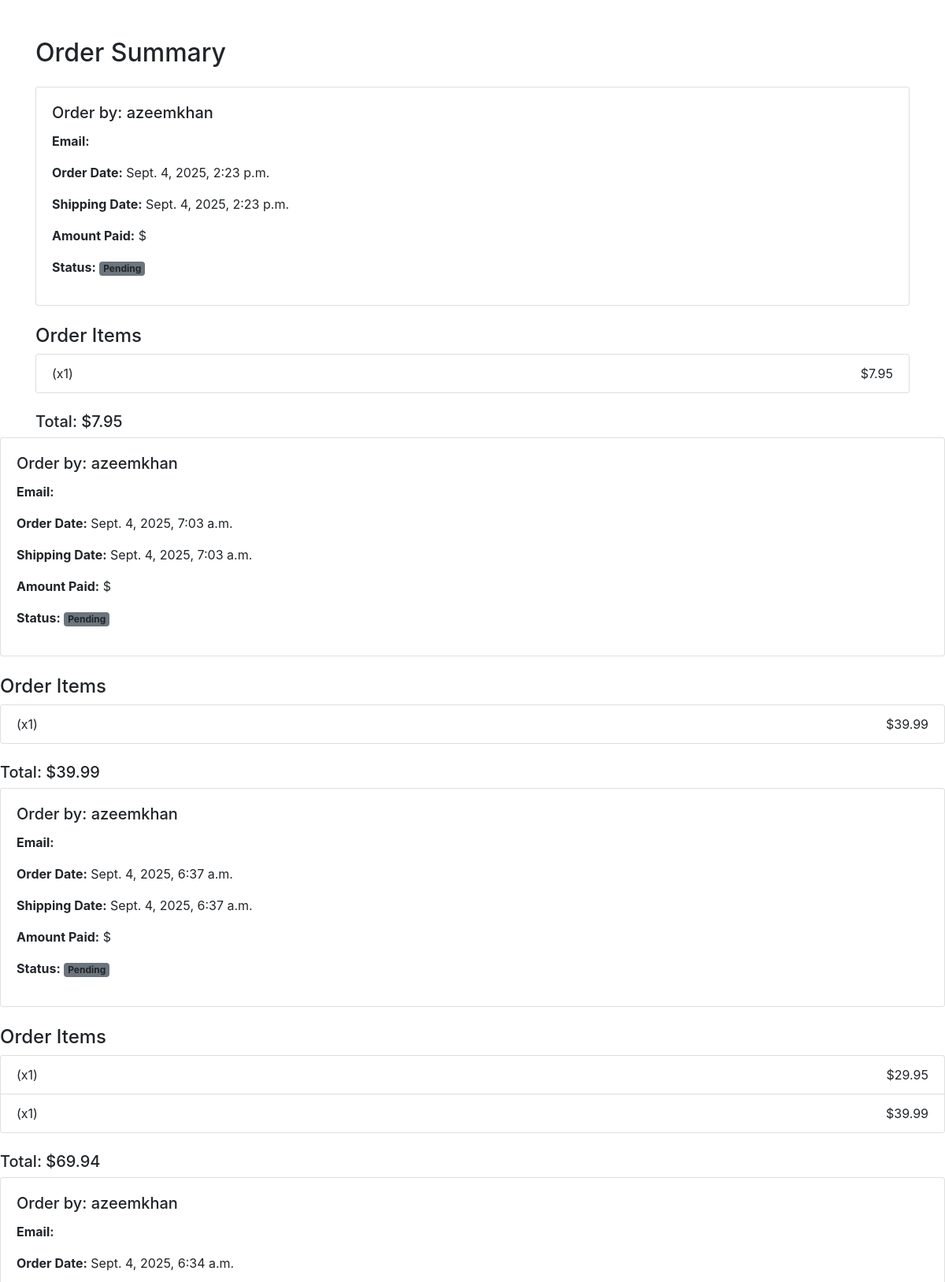
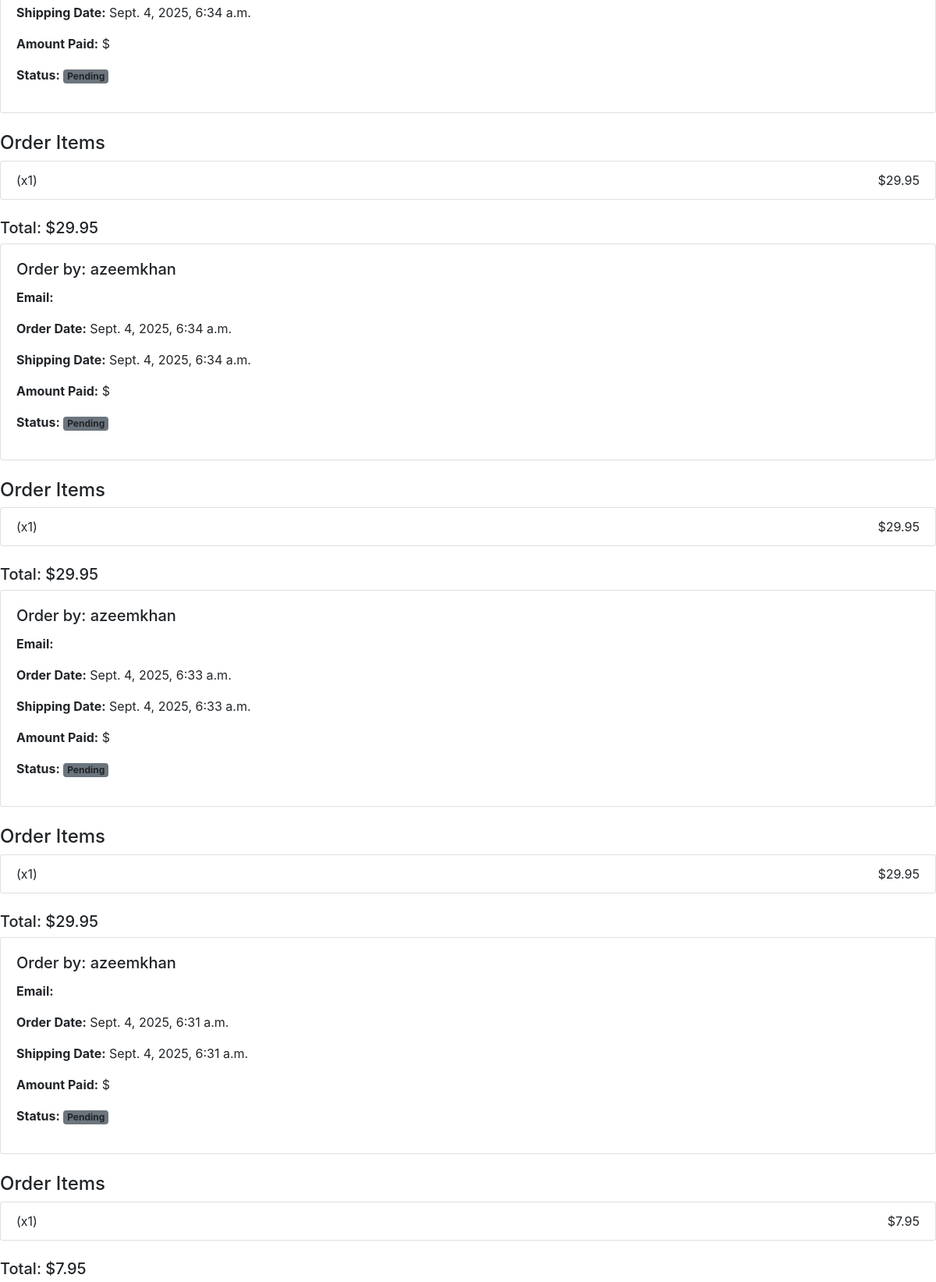
The app's page /order_summary (signed in, upper part) with its own data (2 pictures, top to bottom).
### Alibaba/models.py (models this page shows, shortened)
class Order(models.Model):
    user = models.ForeignKey(User, on_delete=models.CASCADE)
    email = models.EmailField(max_length=30)
    total_amount = models.DecimalField(max_digits=5,decimal_places=2,blank=True,null= True)
    shipping_address = models.ForeignKey(
        Address, related_name='shipping_orders', on_delete=models.SET_NULL, blank=True, null=True)
    billing_address = models.ForeignKey(
        Address, related_name='billing_orders', on_delete=models.SET_NULL, blank=True, null=True)
    payment = models.ForeignKey(
        'Payment', on_delete=models.SET_NULL, blank=True, null=True)
    payment_option = models.CharField(choices=PAYMENT_CHOICES,max_length=3,default='P')
    shipping_charge = models.DecimalField(max_digits=5,decimal_places=2,blank=True,default=Decimal('5.00'))
    being_delivered = models.BooleanField(default=False)
    received = models.BooleanField(default=False)
    refund_requested = models.BooleanField(default=False)
    refund_granted = models.BooleanField(default=False)
    status = models.CharField(max_length=233,choices=Order_status,default='Pending')
    shipping_date = models.DateTimeField(auto_now_add=True)
    ordered_date = models.DateTimeField(auto_now_add=True)  # Changed from default=datetime.now()
    ordered = models.BooleanField(default=False)
    class Meta:
        verbose_name_plural = 'Orders'
        ordering = ['-id']
    def total_amount_of_order(self):
        return sum(item.get_total_item_price() for item in self.items.all())

class OrderItem(models.Model):
    order = models.ForeignKey(Order,on_delete=models.CASCADE,related_name='items')
    product = models.ForeignKey(ProductModel,on_delete=models.CASCADE)
    quantity=models.PositiveIntegerField(default=1)
    price = models.DecimalField( max_digits=5, decimal_places=2)
    def get_total_item_price(self):
        return self.price * self.quantity

### Alibaba/views.py (the view)
# urls.py: path('order_summary',views.makeOrder.as_view(),name='order-summary'),
class makeOrder(View):
    def get(self,request):
        orders = Order.objects.filter(user=request.user)
        return render(request,'Alibaba/orderPage.html',context={'orders':orders})

### Alibaba/context_processors.py (called while the page is built)
def get_items_count(request):
    cart_count = 0
    if request.user.is_authenticated:
        cart = Cart.objects.filter(user=request.user, is_ordered=False).first()
        if cart:
            cart_count = CartItem.objects.filter(cart=cart).count()
    return {'cart_count': cart_count}

def get_category_list(request):
    category = Category.objects.all()
    return {'category':category}

### Alibaba/templates/Alibaba/orderPage.html (shortened to what this page needs)
{% extends "Alibaba/base.html" %}
{% load static %}
{% block content %}
<div class="container mt-5">
    <h2 class="mb-4">Order Summary</h2>
    {% for order in orders  %}
    <div class="card mb-4">
        <div class="card-body">
            <h5 class="card-title">Order by: {{ order.user.username }}</h5>
            <p><strong>Email:</strong> {{ order.email }}</p>
            <p><strong>Order Date:</strong> {{ order.ordered_date }}</p>
            <p><strong>Shipping Date:</strong> {{ order.shipping_date }}</p>
            <p><strong>Amount Paid:</strong> ${{ order.amount_paid }}</p>
            <p><strong>Status:</strong>
                {% if order.received %}
                    <span class="badge bg-success">Delivered</span>
                {% elif order.being_delivered %}
                    <span class="badge bg-warning text-dark">Being Delivered</span>
                {% elif order.ordered %}
                    <span class="badge bg-primary">Ordered</span>
                {% else %}
                    <span class="badge bg-secondary">Pending</span>
                {% endif %}
            </p>
        </div>
    </div>
    <h4>Order Items</h4>
    <ul class="list-group">
        {% for item in order.items.all %}
            <li class="list-group-item d-flex justify-content-between align-items-center">
                {{ item.product.name }} (x{{ item.quantity }})
                <span>${{ item.get_total_item_price }}</span>
            </li>
        {% empty %}
            <li class="list-group-item">No items in this order.</li>
        {% endfor %}
    </ul>
    <div class="mt-4">
        <h5>Total: ${{ order.total_amount_of_order }}</h5>
    </div>
</div>
{% endfor %}
{% endblock %}

### records on screen
Order: user.username "azeemkhan", ordered_date "Sept. 4, 2025, 2:23 p.m.", shipping_date "Sept. 4, 2025, 2:23 p.m.", received "Pending", total_amount_of_order "7.95"
OrderItem: quantity "1", get_total_item_price "7.95"
Order: user.username "azeemkhan", ordered_date "Sept. 4, 2025, 7:03 a.m.", shipping_date "Sept. 4, 2025, 7:03 a.m.", received "Pending", total_amount_of_order "39.99"
OrderItem: quantity "1", get_total_item_price "39.99"
Order: user.username "azeemkhan", ordered_date "Sept. 4, 2025, 6:37 a.m.", shipping_date "Sept. 4, 2025, 6:37 a.m.", received "Pending", total_amount_of_order "69.94"
OrderItem: quantity "1", get_total_item_price "29.95"
OrderItem: quantity "1", get_total_item_price "39.99"
Order: user.username "azeemkhan", ordered_date "Sept. 4, 2025, 6:34 a.m.", shipping_date "Sept. 4, 2025, 6:34 a.m.", received "Pending", total_amount_of_order "29.95"
OrderItem: quantity "1", get_total_item_price "29.95"
Order: user.username "azeemkhan", ordered_date "Sept. 4, 2025, 6:34 a.m.", shipping_date "Sept. 4, 2025, 6:34 a.m.", received "Pending", total_amount_of_order "29.95"
OrderItem: quantity "1", get_total_item_price "29.95"
Order: user.username "azeemkhan", ordered_date "Sept. 4, 2025, 6:33 a.m.", shipping_date "Sept. 4, 2025, 6:33 a.m.", received "Pending", total_amount_of_order "29.95"
OrderItem: quantity "1", get_total_item_price "29.95"
Order: user.username "azeemkhan", ordered_date "Sept. 4, 2025, 6:31 a.m.", shipping_date "Sept. 4, 2025, 6:31 a.m.", received "Pending", total_amount_of_order "7.95"
OrderItem: quantity "1", get_total_item_price "7.95"
